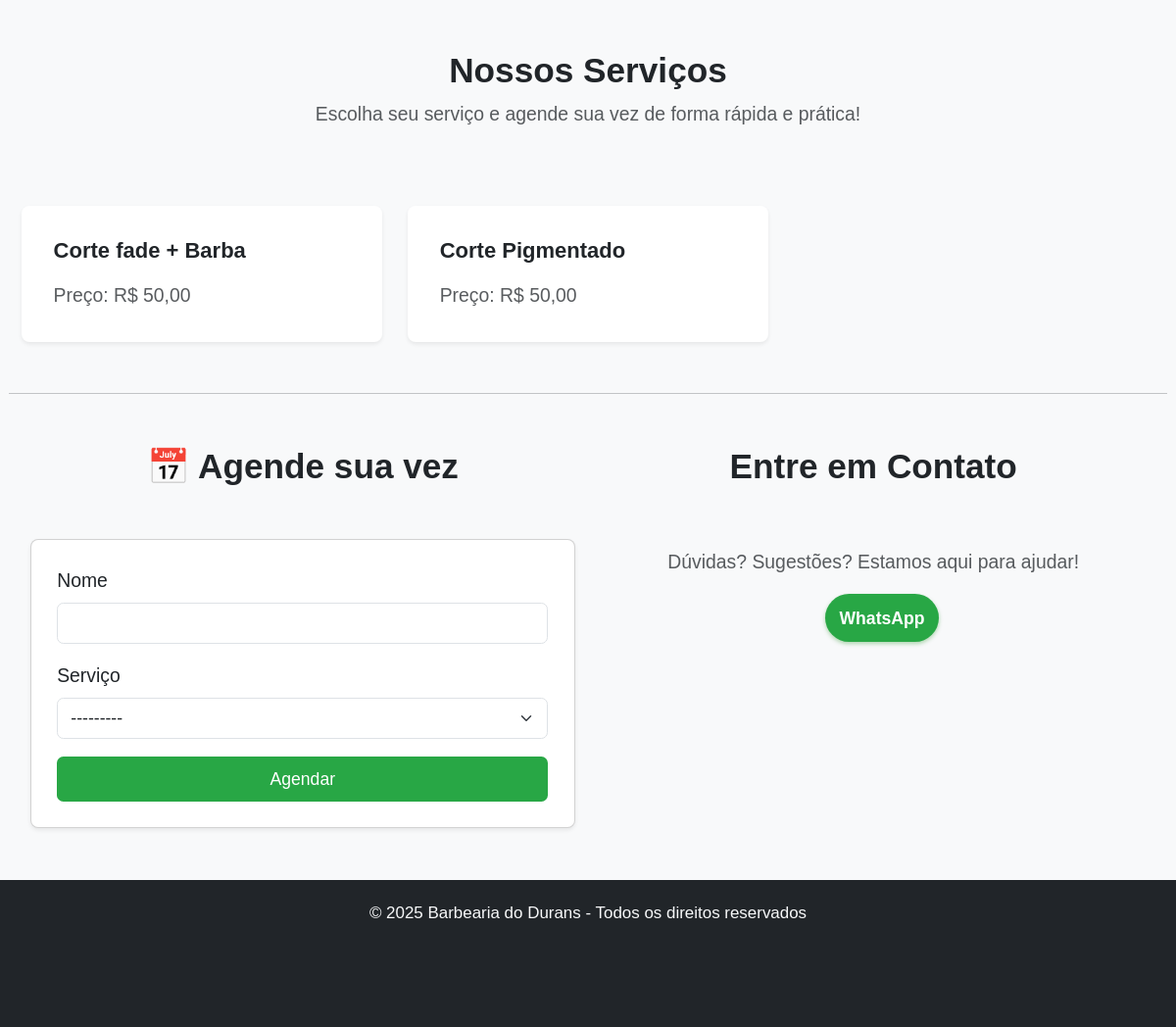
The app's page / (lower part), older data.
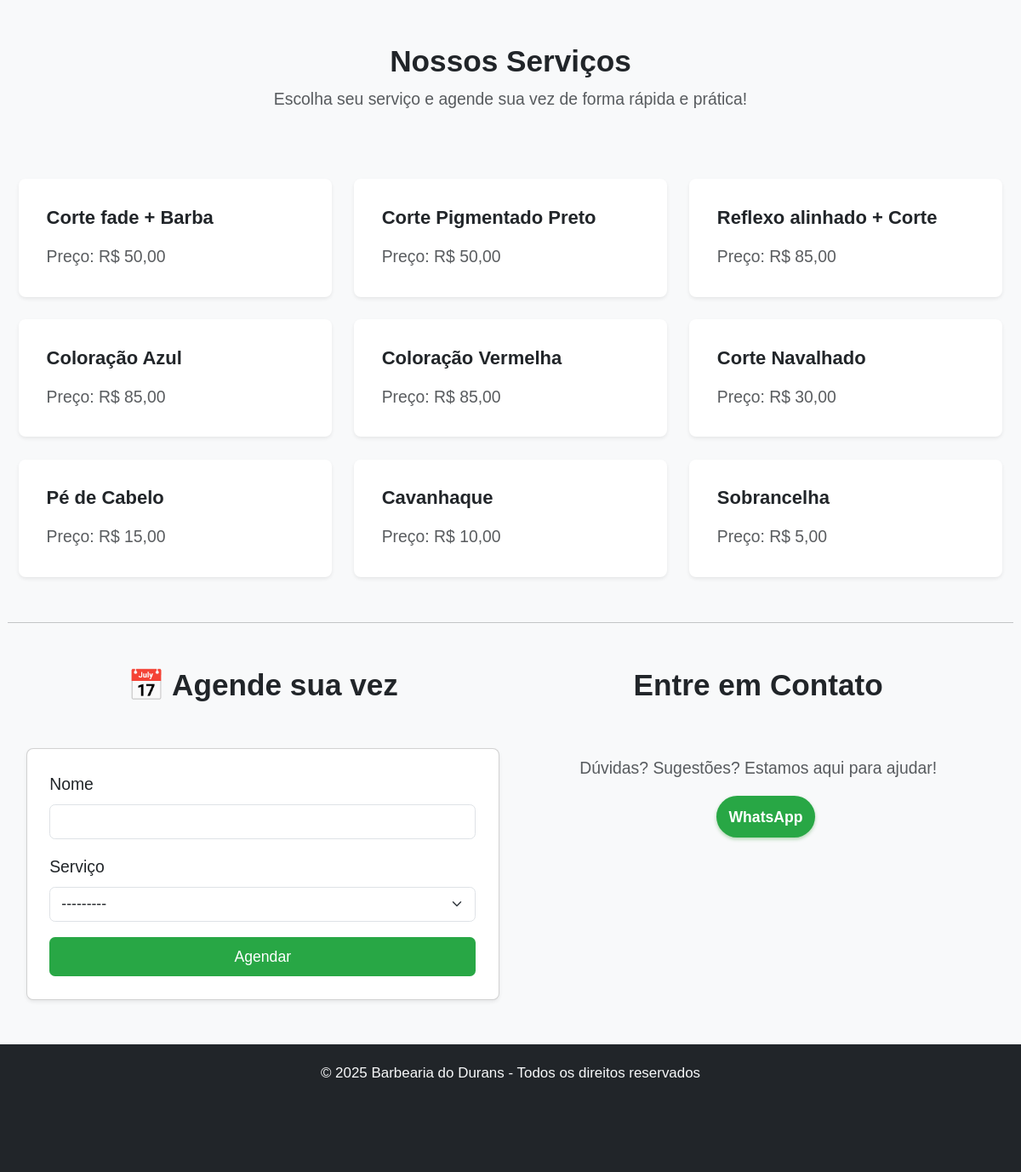
The same page, newer data.
### agenda/models.py (models this page shows)
class Servico(models.Model):
    nome = models.CharField(max_length=100)
    descricao = models.TextField(blank=True)
    preco = models.DecimalField(max_digits=10, decimal_places=2)
    def __str__(self):
        return self.nome

### agenda/views.py (the view)
# urls.py: path('', views.index, name='index'),
def index(request):
    servicos = Servico.objects.all()
    if request.method == 'POST':
        form = EsperaForm(request.POST)
        if form.is_valid():
            form.save()
            return redirect('index')
    else:
        form = EsperaForm()
    return render(request, 'index.html', {'form': form, 'servicos': servicos})

### agenda/forms.py
class EsperaForm(forms.ModelForm):
    class Meta:
        model = Espera
        fields = ['nome', 'servico']
        widgets = {
            'nome': forms.TextInput(attrs={'class': 'form-control'}),
            'servico': forms.Select(attrs={'class': 'form-control'}),
        }

### agenda/templates/index.html (shortened to what this page needs)
{% extends 'base.html' %}
{% load static %}
{% load widget_tweaks %}
{% block content %}
<div class="text-center pt-5 mb-5">
  <h2 class="fw-bold text-dark">Nossos Serviços</h2>
  <p class="text-muted">Escolha seu serviço e agende sua vez de forma rápida e prática!</p>
</div>
<div class="row m-2 g-4 mb-5">
  {% for servico in servicos %}
  <div class="col-md-4">
    <div class="card h-100 shadow-sm border-0">
      <div class="card-body">
        <h5 class="card-title fw-bold">{{ servico.nome }}</h5>
        <p class="card-text text-muted">Preço: R$ {{ servico.preco }}</p>
      </div>
    </div>
  </div>
  {% empty %}
  <p class="text-center">Nenhum serviço cadastrado ainda.</p>
  {% endfor %}
</div>
<hr class="m-2 my-5">
<div class="row justify-content-center mb-5 m-3">
  <div class="col-md-6 ">
    <h2 class="text-center mb-5 fw-bold text-dark">📅 Agende sua vez</h2>
    <form method="post" class="card p-4 shadow-sm bg-white">
      <div class="mb-3">
        <label class="form-label">Nome</label>
        {{ form.nome|add_class:"form-control" }}
      </div>
      <div class="mb-3">
        <label class="form-label">Serviço</label>
        {{ form.servico|add_class:"form-select" }}
      </div>
      <button type="submit" class="btn btn-dark w-100">Agendar</button>
    </form>
  </div>
  <div class="col-md-6">
  <div class="text-center mb-5">
    <h2 class="fw-bold text-dark">Entre em Contato</h2>
    <p class="text-muted pt-5">Dúvidas? Sugestões? Estamos aqui para ajudar!</p>
    <a href="https://wa.me/5599999999999" target="_blank" class="btn btn-success ms-3 ">
     WhatsApp
    </a>
  </div>
</div>
{% endblock %}

Row changes from the older to the newer data that the page shows:
changed Servico: nome "Corte Pigmentado" → "Corte Pigmentado Preto"
added Servico: nome "Reflexo alinhado + Corte", preco "85,00"
added Servico: nome "Coloração Azul", preco "85,00"
added Servico: nome "Coloração Vermelha", preco "85,00"
added Servico: nome "Corte Navalhado", preco "30,00"
added Servico: nome "Pé de Cabelo", preco "15,00"
added Servico: nome "Cavanhaque", preco "10,00"
added Servico: nome "Sobrancelha", preco "5,00"
